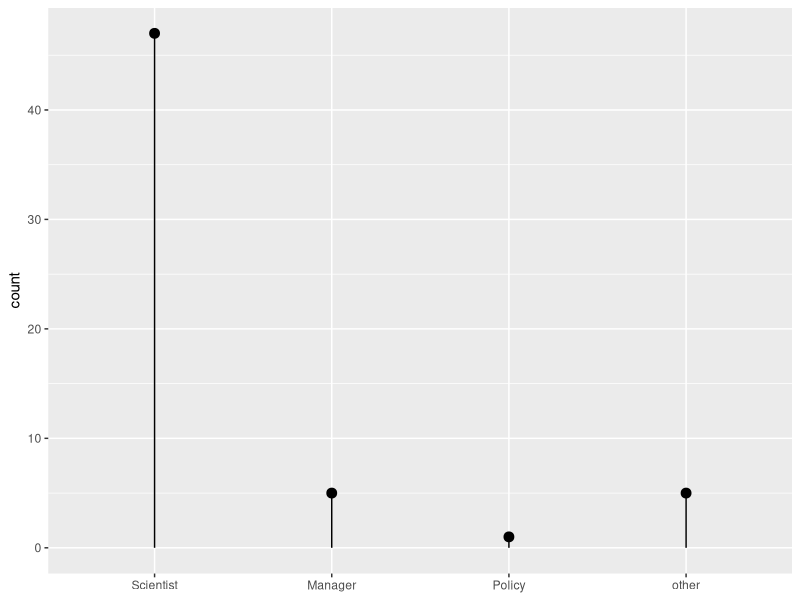

Reproduce this figure in R. (Note: this script raises an error after producing the figure.)

# The purpose of this script is to assist James Holmquist of the Smithsonian Environmental
# Research Center in manipulating, cleaning, analyzing and ultimately displaying data 
# received from the Coastal Carbon RCN December 2017 Community Survey. 

    # Started on March 15, 2018 by Christopher Adkison, SERC Biogeochemistry Intern

# test comment
# test comment 2
# First turn on the necessary libraries to use this script.
library(rmarkdown)
library(tidyverse)

# Upload the dataset into a tibble usig read_csv
Survey_Responses <- read_csv("data/CCRCN_survey_results_PII_scrubbed_180316.csv")
View(Survey_Responses)

# Change the column names to something easier to call in R; spaces are tricky with names.
# This step in particular is important because the google doc csv output uses the questions as 
# column names. These are far too long and need to be changed into something easier to use.
names(Survey_Responses) <- c("Timestamp", "Institution", "Title_Role",
                             "Spatial_Scale", "Career_milestone", "Work_location", "Data_synthesis",
                             "Data_access", "Make_public?", "Network_support", "Data_kind",
                             "Motivation", "Training_type", "Workshop_interest", "Workshop_idea",
                             "Workshop_worked", "Workshop_avoid", "CWCRP_5", "Feedback_concerns")


#*************************************** Section 1 Questions ***********************************

#1. # Which best describes your role in coastal wetland carbon science?
      # This question has 4 answers, however, the last answer choice as "other" is
      # a text field where respondents can use their own title. This is useful information
      # to have, but can become overwhelming for analysis. Using the grepl function we will
      # rename all data entries back into one of the original 4 categories and input
      # these new reformated names into a new column for simplicity's sake.

# Let's write a function to condense the similar responses into a single identifier, we'll start with scientists.
question_1_response <- Survey_Responses %>% 
  mutate(scientist = grepl("Scientist", Title_Role),
         landProgramManager = grepl("Manager", Title_Role),
         policyExpert = grepl("Policy", Title_Role), 
         other = if_else(scientist == F & landProgramManager == F & policyExpert == F , T, F)) %>%
  group_by(scientist, landProgramManager, policyExpert, other) %>% 
  tally()

scientist_count <- sum(question_1_response$n[question_1_response$scientist == T])
manager_count <- sum(question_1_response$n[question_1_response$landProgramManager == T])
policy_count <-  sum(question_1_response$n[question_1_response$policyExpert == T])
other_count <- sum(question_1_response$n[question_1_response$other == T])

question_1_response_b <- data.frame(Title_Role = c("Scientist", "Manager", "Policy", "other"),
           count = c(scientist_count, manager_count, policy_count, other_count),
           ranks = 1:4)

question_1_lollipop <- ggplot(question_1_response_b, aes(x=ranks, y = count)) +
  geom_point(size=3) +
  geom_segment(aes(x=ranks,
                   xend=ranks,
                   y=0,
                   yend=count)) +
  xlab("Title") +
  scale_x_discrete(name = NULL, limits=as.character(question_1_response_b$Title_Role)) +
  theme_gray()



# Let's see how it looks now!
ggplot(data = question_1_response_b, aes(Title_Role)) +
  geom()
table(Survey_Responses$Title_Role) +



2. # Which best describes the spatial scale of your work?
      # This question does not have anything too tricky to deal with, so it will 
      # simply be plotted.
ggplot(data = Survey_Responses, aes(Spatial_Scale)) + 
  geom_bar()
table(Survey_Responses$Spatial_Scale)


3. # Where are you in your career?
ggplot(data = Survey_Responses, aes(Career_milestone)) + 
  geom_bar()
table(Survey_Responses$Career_milestone)


4. # I primaril work...
ggplot(data = Survey_Responses, aes(Work_location)) +  
  geom_bar()
table(Survey_Responses$Work_location)


#*************************************** Section 2 Questions **********************************

#1. # What type of coastal wetland carbon data would you like to see synthesized 
# and publically available?
# This question is simply a text field and will have almost entirely unique
# answers. Because of this, try to find common words mentioned frequently such
# as "flux", "stock", "burial" and create some sort of graphic to display
# these interests. A word cloud is a good idea for instance.

#2. # What is your preferred way of accessing data?
# Similar to section 1 question 1, this questions has 5 possible answers,
# with the last being a text field under  "Other". All answers should be coered into
# one of the 5 fields for simplicity sake.

#3. # Do you have data you would like to make publicly available?
# This question again has 4 possible answers and a text field for the last answer 
# choice. However, allof the answers in other are basically maybe... so we'll
# just coerce all answer choices into yes, no, or maybe.


#************************************** Section 3 Questions ***********************************

#1. # Is there any support the network can give you to help with the process of 
# making your data publicly available?  
# There are 6 answer choices and they just need to be coded or renamed to 
# fit on a graph more easily.


#************************************** Section 4 Questions ***********************************

#1. # What kind of data are you interested in submitting?
# Again, try to find common words and make something like a word cloud.

#2. # What is your motivation for archiving your data?
# All answers need to be coerced into one of the 5 answer choices, with all entries
# not fitting into the irst 4 classified as "Other". As an added bonus, we can make
# a word cloud (or other creative representation) from all of the other choices
# to see if there are any good ideas that weren't listed.


#************************************* Section 5 Questions ************************************

#1. # What type of training would improve your capacity as a scientist / 
# practitioner / policy expert?
# This can pretty much ust be plotted with a little cleaning up of the title fields.

#2. # Would any of these proposed workshops be of interest to you?
# Same as above, there are only 3 answer choices so this can just be plotted 
# pretty easily.

#3. # Do you have an idea for a collaborative workshop with the goal of a 
# synthesis dataset, model, or and/or publication?
# Try to identify common words in all of the responses and create something like a word cloud.

#4. # What are some things that have worked about a collaborative workshops you have attended? 
# Try to identify common words in all of the responses and create something like a word cloud.

#5. # What can make a collaborative workshop ineffective, but can be avoided?
# Try to identify common words in all of the responses and create something like a word cloud.


#************************************* Section 6 Questions *************************************

#1. # Where do you see the state of Coastal Wetland Carbon Research and Practice 
# in 5 years (10 years)?
# Maybe just pick out a few that are unique to display.

#2. # Do you have any other feedback or concerns?
# Coerce some of the long "no" answers into simply "No", and maybe find
# one really good positive feedback, and one really good negative feedback.
